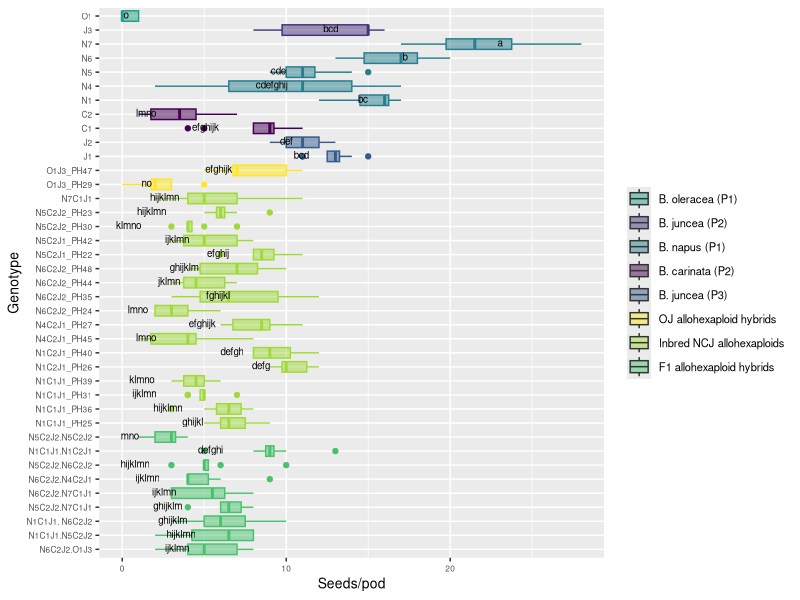

Reproduce this figure in R.
# Comparison 2XY: Novel allohexaploids

#load packages 
install.packages("multcompView")
install.packages("viridis")
library(viridisLite)
library(viridis)
library(tidyverse)
library(dplyr)
library(ggplot2)
library(ggpubr)
library(datasets)
library(multcompView)


# vollständige Rohdatentabelle laden ######
getwd()
DATA <- read_csv("EPPN raw data complete 220419.csv")
View(DATA)


#drop first column
DATA = DATA[,2:37]
View(DATA)

#Comparison 2XY	einschließlich JO allohexaploids
# Aim: to determine if the NCJ allohexaploids have more similarity to each other than to their parent genotypes 

#### subsetting #####
#IMPORTANT: N5C2J2.N5C2J1_PH43 has only one parent genotype: N5C2J2 (PH30 and PH23), 
# N5C2J1_PH42 wieder drin

comp_2XY4 <- DATA[DATA$Genotype %in% c("N5", "N6", "N1", "N4", "N7","C1", "C2", "J1", "J2", 
                                      "O1", "J3",
                                      
                                      "N6C2J2_PH24", "N6C2J2_PH35", "N6C2J2_PH44", "N6C2J2_PH48", 
                                     "N5C2J1_PH22", "N5C2J1_PH42", "N5C2J2_PH30", "N5C2J2_PH23", "N1C1J1_PH25", "N1C1J1_PH36", 
                                     "N1C1J1_PH31", "N1C1J1_PH39", "N1C2J1_PH26", "N1C2J1_PH40", "N4C2J1_PH45",
                                     "N4C2J1_PH27", "N7C1J1",
                                     "O1J3_PH29", "O1J3_PH47",	
                                     
                                     "N1C1J1.N5C2J2", "N6C2J2.N7C1J1", "N5C2J2.N7C1J1", "N1C1J1. N6C2J2",
                                     "N5C2J2.N6C2J2","N1C1J1.N1C2J1", "N5C2J2.N5C2J2", "N6C2J2.N4C2J1", "N6C2J2.O1J3"), ]
head(comp_2XY4)
View(comp_2XY4)

#create column giving generation###############################################
#N5C2J1_PH42 wieder drin ######################################################## 
comp_2XY4 <- comp_2XY4 %>%
  mutate(Type = case_when(
  Genotype == "O1" ~ "B. oleracea (P1)",
  Genotype == "J3" ~ "B. juncea (P2)",
  Genotype == "N1" ~ "B. napus (P1)",
  Genotype == "N4" ~ "B. napus (P1)",
  Genotype == "N5" ~ "B. napus (P1)",
  Genotype == "N6" ~ "B. napus (P1)",
  Genotype == "N7" ~ "B. napus (P1)",
  Genotype == "C1" ~ "B. carinata (P2)",
  Genotype == "C2" ~ "B. carinata (P2)",
  Genotype == "J1" ~ "B. juncea (P3)",
  Genotype == "J2" ~ "B. juncea (P3)",
  Genotype == "O1J3_PH29" ~ "OJ allohexaploid hybrids",
  Genotype == "O1J3_PH47" ~ "OJ allohexaploid hybrids",
  Genotype == "N5C2J1_PH22" ~ "Inbred NCJ allohexaploids",
  Genotype == "N5C2J1_PH42" ~ "Inbred NCJ allohexaploids",
  Genotype == "N5C2J2_PH23" ~ "Inbred NCJ allohexaploids",
  Genotype == "N6C2J2_PH24" ~ "Inbred NCJ allohexaploids",
  Genotype == "N1C1J1_PH25" ~ "Inbred NCJ allohexaploids",
  Genotype == "N1C2J1_PH26" ~ "Inbred NCJ allohexaploids",
  Genotype == "N4C2J1_PH27" ~ "Inbred NCJ allohexaploids",
  Genotype == "N5C2J2_PH30" ~ "Inbred NCJ allohexaploids",
  Genotype == "N1C1J1_PH31" ~ "Inbred NCJ allohexaploids",
  Genotype == "N6C2J2_PH35" ~ "Inbred NCJ allohexaploids",
  Genotype == "N1C1J1_PH36" ~ "Inbred NCJ allohexaploids",
  Genotype == "N1C1J1_PH39" ~ "Inbred NCJ allohexaploids",
  Genotype == "N1C2J1_PH40" ~ "Inbred NCJ allohexaploids",
  Genotype == "N6C2J2_PH44" ~ "Inbred NCJ allohexaploids",
  Genotype == "N4C2J1_PH45" ~ "Inbred NCJ allohexaploids",
  Genotype == "N6C2J2_PH48" ~ "Inbred NCJ allohexaploids",
  Genotype == "N7C1J1" ~ "Inbred NCJ allohexaploids",
  Genotype == "N1C1J1.N5C2J2" ~ "F1 allohexaploid hybrids",
  Genotype == "N1C1J1.N1C2J1" ~ "F1 allohexaploid hybrids",
  Genotype == "N5C2J2.N7C1J1" ~ "F1 allohexaploid hybrids",
  Genotype == "N5C2J2.N5C2J2" ~ "F1 allohexaploid hybrids",
  Genotype == "N1C1J1. N6C2J2" ~ "F1 allohexaploid hybrids",
  Genotype == "N5C2J2.N6C2J2" ~ "F1 allohexaploid hybrids",
  Genotype == "N6C2J2.O1J3" ~ "F1 allohexaploid hybrids",
  Genotype == "N6C2J2.N4C2J1" ~ "F1 allohexaploid hybrids",
  Genotype == "N6C2J2.N7C1J1" ~ "F1 allohexaploid hybrids"))
view(comp_2XY4)

# ANOVA, Tukey & Boxplot with CLD according to Rosane Rech##########################################################
# loading the appropriate libraries
library(datasets)

#remove previous objects
rm(anova)
rm(tukey)
rm(cld)
rm(Tk)
rm(comp_2XY4ord)
rm(ANOVA_Tukey_2XY4)

# analysis of variance
anova <- aov(seeds_per_pod ~ Genotype, data = comp_2XY4)
summary(anova)

# Tukey's test
tukey <- TukeyHSD(anova)
print(tukey)

# compact letter display
cld <- multcompLetters4(anova, tukey)
print(cld)

# table with factors and 3rd quantile
Tk <- group_by(comp_2XY4, Genotype) %>%
  summarise(mean = round(mean(seeds_per_pod, na.rm = TRUE), digits = 1), quant = round(quantile(seeds_per_pod, probs = 0.75, na.rm = TRUE), digits = 1)) %>%
  arrange(desc(mean)) #WICHTIG: arrange(desc(mean)) muss hier rein!!!

# extracting the compact letter display and adding to the Tk table
cld <- as.data.frame.list(cld$Genotype)
Tk$cld <- cld$Letters
print(Tk) # print dient der Überprüfung: Mittelwerte und Letter code 
# in der gleichen Reihenfolge angeordnet?


#create column giving generation###############################################
#N5C2J1_PH42 wieder drin ########################################################
ANOVA_Tukey_2XY4 <- Tk %>%
  mutate(Type = case_when(
    Genotype == "O1" ~ "B. oleracea (P1)",
    Genotype == "J3" ~ "B. juncea (P2)",
    Genotype == "N1" ~ "B. napus (P1)",
    Genotype == "N4" ~ "B. napus (P1)",
    Genotype == "N5" ~ "B. napus (P1)",
    Genotype == "N6" ~ "B. napus (P1)",
    Genotype == "N7" ~ "B. napus (P1)",
    Genotype == "C1" ~ "B. carinata (P2)",
    Genotype == "C2" ~ "B. carinata (P2)",
    Genotype == "J1" ~ "B. juncea (P3)",
    Genotype == "J2" ~ "B. juncea (P3)",
    Genotype == "O1J3_PH29" ~ "OJ allohexaploid hybrids",
    Genotype == "O1J3_PH47" ~ "OJ allohexaploid hybrids",
    Genotype == "N5C2J1_PH22" ~ "Inbred NCJ allohexaploids",
    Genotype == "N5C2J1_PH42" ~ "Inbred NCJ allohexaploids",
    Genotype == "N5C2J2_PH23" ~ "Inbred NCJ allohexaploids",
    Genotype == "N6C2J2_PH24" ~ "Inbred NCJ allohexaploids",
    Genotype == "N1C1J1_PH25" ~ "Inbred NCJ allohexaploids",
    Genotype == "N1C2J1_PH26" ~ "Inbred NCJ allohexaploids",
    Genotype == "N4C2J1_PH27" ~ "Inbred NCJ allohexaploids",
    Genotype == "N5C2J2_PH30" ~ "Inbred NCJ allohexaploids",
    Genotype == "N1C1J1_PH31" ~ "Inbred NCJ allohexaploids",
    Genotype == "N6C2J2_PH35" ~ "Inbred NCJ allohexaploids",
    Genotype == "N1C1J1_PH36" ~ "Inbred NCJ allohexaploids",
    Genotype == "N1C1J1_PH39" ~ "Inbred NCJ allohexaploids",
    Genotype == "N1C2J1_PH40" ~ "Inbred NCJ allohexaploids",
    Genotype == "N6C2J2_PH44" ~ "Inbred NCJ allohexaploids",
    Genotype == "N4C2J1_PH45" ~ "Inbred NCJ allohexaploids",
    Genotype == "N6C2J2_PH48" ~ "Inbred NCJ allohexaploids",
    Genotype == "N7C1J1" ~ "Inbred NCJ allohexaploids",
    Genotype == "N1C1J1.N5C2J2" ~ "F1 allohexaploid hybrids",
    Genotype == "N1C1J1.N1C2J1" ~ "F1 allohexaploid hybrids",
    Genotype == "N5C2J2.N7C1J1" ~ "F1 allohexaploid hybrids",
    Genotype == "N5C2J2.N5C2J2" ~ "F1 allohexaploid hybrids",
    Genotype == "N1C1J1. N6C2J2" ~ "F1 allohexaploid hybrids",
    Genotype == "N5C2J2.N6C2J2" ~ "F1 allohexaploid hybrids",
    Genotype == "N6C2J2.O1J3" ~ "F1 allohexaploid hybrids",
    Genotype == "N6C2J2.N4C2J1" ~ "F1 allohexaploid hybrids",
    Genotype == "N6C2J2.N7C1J1" ~ "F1 allohexaploid hybrids"))
view(ANOVA_Tukey_2XY4)


# Reorder factor levels in comp_2XY4
comp_2XY4ord <- comp_2XY4                             
comp_2XY4ord$Genotype <- factor(comp_2XY4ord$Genotype,     
                                levels = c("N6C2J2.O1J3", "N1C1J1.N5C2J2", "N1C1J1. N6C2J2", 
                                           "N5C2J2.N7C1J1", "N6C2J2.N7C1J1", "N6C2J2.N4C2J1",
                                           "N5C2J2.N6C2J2", "N1C1J1.N1C2J1","N5C2J2.N5C2J2", 
                                           
                                           "N1C1J1_PH25", "N1C1J1_PH36","N1C1J1_PH31", "N1C1J1_PH39", 
                                           "N1C2J1_PH26", "N1C2J1_PH40", "N4C2J1_PH45","N4C2J1_PH27",
                                           "N6C2J2_PH24", "N6C2J2_PH35", "N6C2J2_PH44", "N6C2J2_PH48", 
                                           "N5C2J1_PH22", "N5C2J1_PH42", "N5C2J2_PH30", "N5C2J2_PH23", 
                                           "N7C1J1",
                                           
                                           "O1J3_PH29", "O1J3_PH47",
                                           
                                           "J1", "J2",  
                                           "C1", "C2",  
                                           "N1", "N4", "N5", "N6", "N7",
                                           "J3",
                                           "O1"))

ANOVA_Tukey_2XY4ord <- ANOVA_Tukey_2XY4
ANOVA_Tukey_2XY4ord$Genotype <- factor(ANOVA_Tukey_2XY4ord$Genotype,     
                                  levels = c("N6C2J2.O1J3", "N1C1J1.N5C2J2", "N1C1J1. N6C2J2", 
                                             "N5C2J2.N7C1J1", "N6C2J2.N7C1J1", "N6C2J2.N4C2J1",
                                             "N5C2J2.N6C2J2", "N1C1J1.N1C2J1","N5C2J2.N5C2J2", 
                                             
                                             "N1C1J1_PH25", "N1C1J1_PH36","N1C1J1_PH31", "N1C1J1_PH39", 
                                             "N1C2J1_PH26", "N1C2J1_PH40", "N4C2J1_PH45","N4C2J1_PH27",
                                             "N6C2J2_PH24", "N6C2J2_PH35", "N6C2J2_PH44", "N6C2J2_PH48", 
                                             "N5C2J1_PH22", "N5C2J1_PH42", "N5C2J2_PH30", "N5C2J2_PH23", 
                                             "N7C1J1",
                                             
                                             "O1J3_PH29", "O1J3_PH47",
                                             
                                             "J1", "J2",  
                                             "C1", "C2",  
                                             "N1", "N4", "N5", "N6", "N7",
                                             "J3",
                                             "O1"))


#boxplot seeds_per_pod 2XY4
ggplot(comp_2XY4ord, aes(Genotype, seeds_per_pod, fill = Type, color = Type)) + 
  geom_boxplot() +
  labs(x="Genotype", y="Seeds/pod") +
  geom_text(data = ANOVA_Tukey_2XY4, aes(x = Genotype, y = quant, label = cld), color = "black", size = 2.5, vjust = 0.3, hjust = 3) +
  coord_flip() +
  theme(axis.title = element_text(size = 14),
        legend.text = element_text(size = 8),
        legend.title= element_blank(),
        axis.title.x = element_text(size = 10),
        axis.title.y = element_text(size = 10),
        axis.text.x = element_text(size = 6),
        axis.text.y = element_text(size = 6)) +
  scale_color_viridis(discrete = TRUE, option = "D", direction = 1, alpha = 1, guide = "none") +  #legend removed by guide = "none" 
  scale_fill_viridis(discrete = TRUE, option = "D", direction = 1, alpha = 0.5,
                     breaks=c("B. oleracea (P1)", "B. juncea (P2)", 
                              "B. napus (P1)", "B. carinata (P2)", "B. juncea (P3)", 
                              "OJ allohexaploid hybrids", "Inbred NCJ allohexaploids", "F1 allohexaploid hybrids"),
                     labels=c("B. oleracea (P1)", "B. juncea (P2)", 
                              "B. napus (P1)", "B. carinata (P2)", "B. juncea (P3)", 
                              "OJ allohexaploid hybrids", "Inbred NCJ allohexaploids", "F1 allohexaploid hybrids")) ##reorder legend labels!
